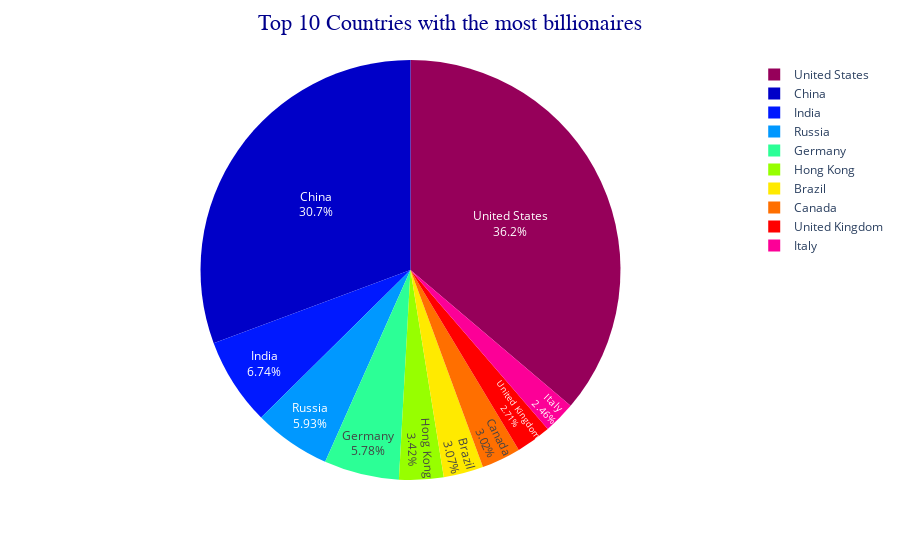

Source (notebook cell):
### Code cell
df1 = df['Country'].value_counts().reset_index().head(10)
fig = px.pie(df1,
             values = 'Country', 
             names = 'index', 
             color_discrete_sequence = px.colors.sequential.Rainbow,
             labels = {"index":"Country","Country":"Count"}
            )

fig.update_traces(textposition = 'inside', textinfo = 'percent+label')

fig.update_layout(title = 'Top 10 Countries with the most billionaires',
                  title_x = 0.5,
                  title_font = dict(size = 22, family = 'Balto', color = 'DarkBlue'))
fig.show()

### Figure 1 — Plotly figure (JSON) as saved in the notebook; plotly's stock layout.template omitted (floating-point values rounded to 4 significant figures)
{"data": [{"domain": {"x": [0, 1], "y": [0, 1]}, "hovertemplate": "Country=%{label}<br>Count=%{value}<extra></extra>", "labels": ["United States", "China", "India", "Russia", "Germany", "Hong Kong", "Brazil", "Canada", "United Kingdom", "Italy"], "legendgroup": "", "name": "", "showlegend": true, "textinfo": "percent+label", "textposition": "inside", "type": "pie", "values": [720, 610, 134, 118, 115, 68, 61, 60, 54, 49]}], "layout": {"legend": {"tracegroupgap": 0}, "margin": {"t": 60}, "piecolorway": ["rgb(150,0,90)", "rgb(0,0,200)", "rgb(0,25,255)", "rgb(0,152,255)", "rgb(44,255,150)", "rgb(151,255,0)", "rgb(255,234,0)", "rgb(255,111,0)", "rgb(255,0,0)"], "title": {"font": {"color": "DarkBlue", "family": "Balto", "size": 22}, "text": "Top 10 Countries with the most billionaires", "x": 0.5}}}
